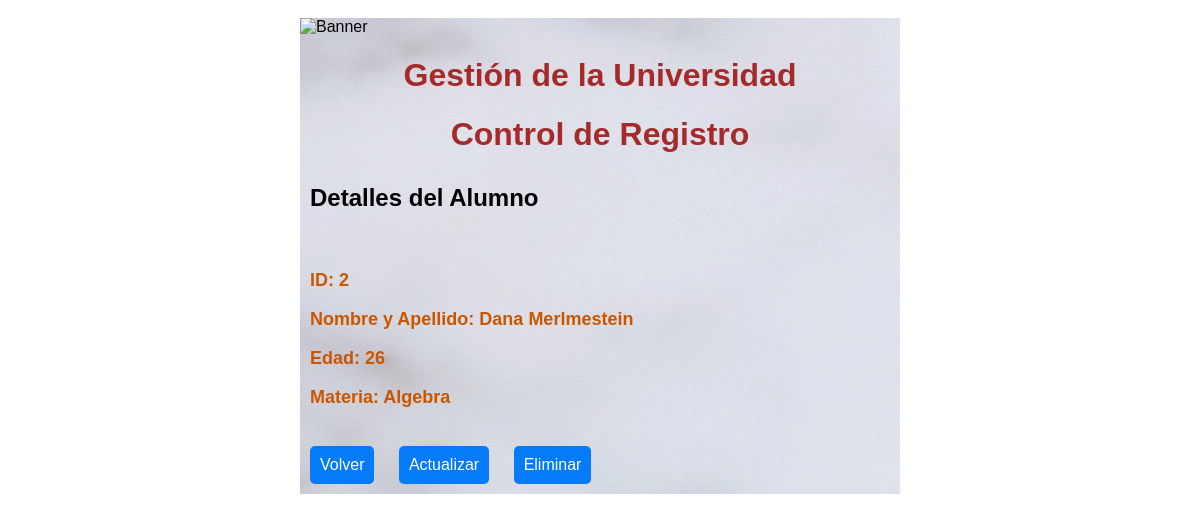
Page /appuni/alumno/2/ on the committed database.
### appuni/models.py (models this page shows, shortened)
class Alumno(models.Model):
    nombre = models.CharField(max_length=100)
    edad = models.IntegerField()
    materia = models.CharField(max_length=100, choices=MATERIAS)

### appuni/views.py (the view)
# urls.py: path('alumno/<int:pk>/', views.alumno, name='alumno'),
def alumno(request, pk):
    try:
        alumno = Alumno.objects.get(id=pk)
    except Alumno.DoesNotExist:
        raise Http404("El alumno no se encuentra en la base de datos.")
    ctx = {'alumno': alumno}
    return render(request, 'appuni/alumno.html', ctx)

### appuni/templates/appuni/alumno.html
{% extends "appuni/layout.html" %}
{% block content %}
  <h2>Detalles del Alumno</h2>
  <div class="form-styles">
    <p>ID: {{ alumno.id }}</p>
    <p>Nombre y Apellido: {{ alumno.nombre }}</p>
    <p>Edad: {{ alumno.edad }}</p>
    <p>Materia: {{ alumno.materia }}</p>
  </div>
  <a href="{% url 'index' %}" class="estilo-boton">Volver</a>
  <a href="{% url 'actualizar_alumno' alumno.id %}" class="estilo-boton">Actualizar</a>
  <a href="{% url 'eliminar_alumno' alumno.id %}" class="estilo-boton">Eliminar</a>
{% endblock %}

### appuni/static/appuni/estilos.css (style rules this page uses)
body { display: flex; flex-direction: column; justify-content: center; align-items: center; background-image: url(background.jpg); padding-bottom: 50px; padding-top: 10px; }
h2 { padding: 10px; ; }
input[type="submit"].estilo-boton, button.estilo-boton, a.estilo-boton { background-color: #057bf9; color: white; border: none; border-radius: 5px; text-align: center; text-decoration: none; display: inline-block; font-size: 16px; font-weight: lighter; padding: 10px; margin: 10px; cursor:pointer; }
.form-styles { font-weight: bold; font-size: 18px; color: #cc5500; padding:10px; }

### rows in the picture
Alumno: id "2", nombre "Dana Merlmestein", edad "26", materia "Algebra"
